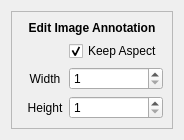
<?xml version="1.0" encoding="UTF-8"?>
<ui version="4.0">
 <class>ImageAnnotationEditDialog</class>
 <widget class="QDialog" name="ImageAnnotationEditDialog">
  <property name="geometry">
   <rect>
    <x>0</x>
    <y>0</y>
    <width>165</width>
    <height>126</height>
   </rect>
  </property>
  <property name="windowTitle">
   <string>Edit Image Annotation</string>
  </property>
  <layout class="QGridLayout" name="gridLayout_2">
   <item row="0" column="0">
    <widget class="QFrame" name="frame">
     <property name="frameShape">
      <enum>QFrame::StyledPanel</enum>
     </property>
     <property name="frameShadow">
      <enum>QFrame::Plain</enum>
     </property>
     <layout class="QGridLayout" name="gridLayout">
      <item row="2" column="1">
       <widget class="QLabel" name="l1">
        <property name="font">
         <font>
          <weight>50</weight>
          <bold>false</bold>
         </font>
        </property>
        <property name="text">
         <string>Width</string>
        </property>
        <property name="alignment">
         <set>Qt::AlignCenter</set>
        </property>
       </widget>
      </item>
      <item row="2" column="2">
       <widget class="QSpinBox" name="pWidth">
        <property name="toolTip">
         <string>Image Width</string>
        </property>
        <property name="minimum">
         <number>1</number>
        </property>
        <property name="maximum">
         <number>9999</number>
        </property>
       </widget>
      </item>
      <item row="3" column="1">
       <widget class="QLabel" name="l2">
        <property name="font">
         <font>
          <weight>50</weight>
          <bold>false</bold>
         </font>
        </property>
        <property name="text">
         <string>Height</string>
        </property>
        <property name="alignment">
         <set>Qt::AlignCenter</set>
        </property>
       </widget>
      </item>
      <item row="3" column="2">
       <widget class="QSpinBox" name="pHeight">
        <property name="toolTip">
         <string>Image Height</string>
        </property>
        <property name="minimum">
         <number>1</number>
        </property>
        <property name="maximum">
         <number>9999</number>
        </property>
       </widget>
      </item>
      <item row="1" column="2">
       <widget class="QCheckBox" name="pAspect">
        <property name="toolTip">
         <string>Maintain Aspect Ratio</string>
        </property>
        <property name="text">
         <string>Keep Aspect</string>
        </property>
        <property name="checked">
         <bool>true</bool>
        </property>
       </widget>
      </item>
      <item row="0" column="0" colspan="3">
       <widget class="QLabel" name="l3">
        <property name="sizePolicy">
         <sizepolicy hsizetype="Preferred" vsizetype="Fixed">
          <horstretch>0</horstretch>
          <verstretch>0</verstretch>
         </sizepolicy>
        </property>
        <property name="font">
         <font>
          <weight>75</weight>
          <bold>true</bold>
         </font>
        </property>
        <property name="text">
         <string>Edit Image Annotation</string>
        </property>
        <property name="alignment">
         <set>Qt::AlignCenter</set>
        </property>
       </widget>
      </item>
     </layout>
    </widget>
   </item>
  </layout>
 </widget>
 <resources/>
 <connections/>
</ui>
